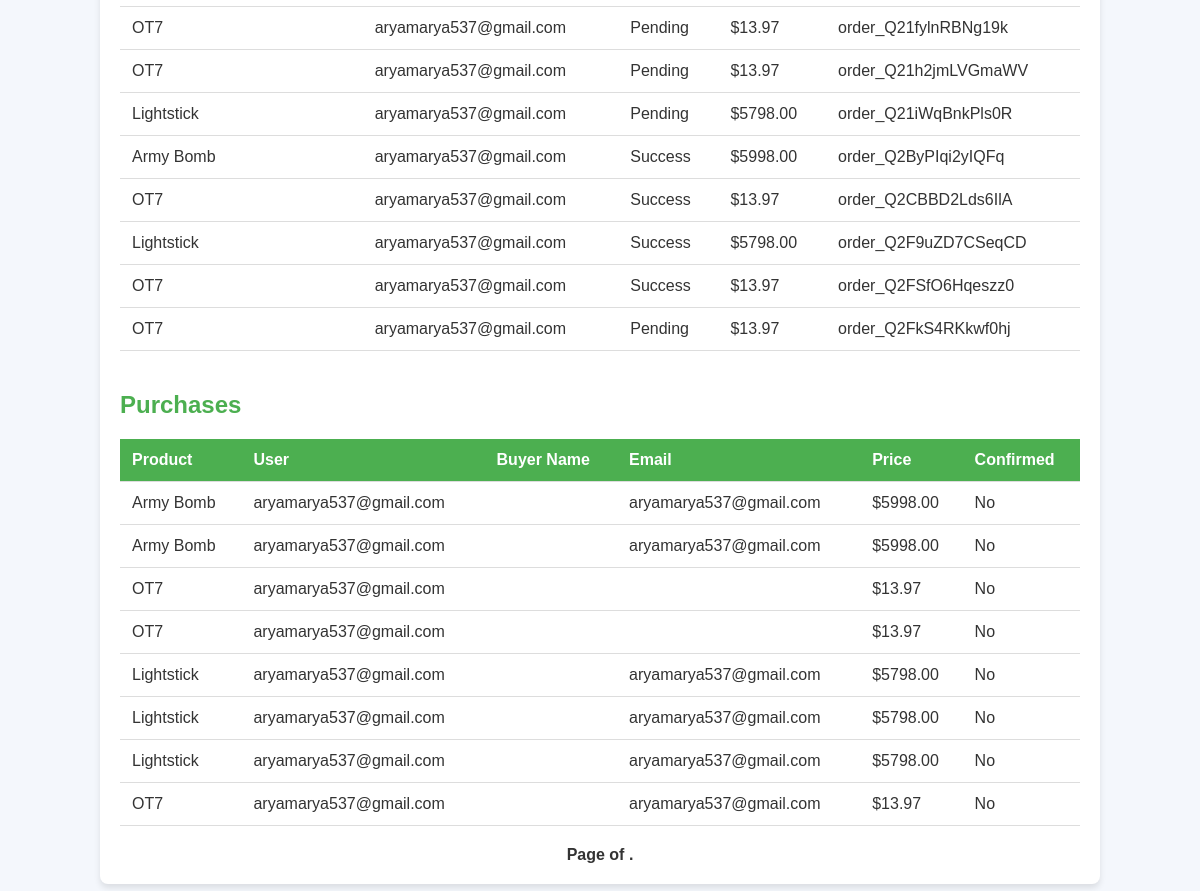
The app's page /booking-details/ (lower part), older data.
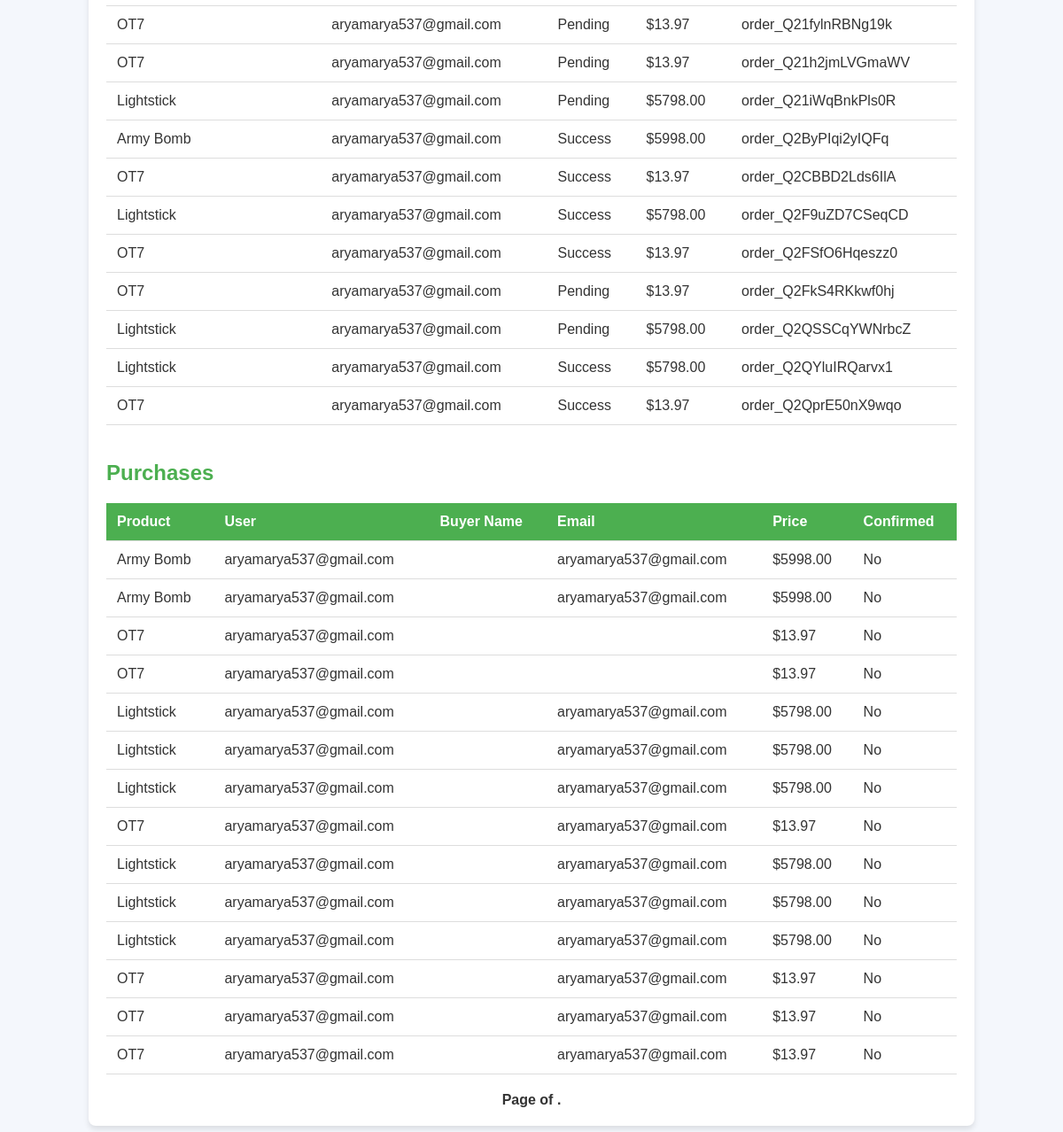
The same page, newer data.
### app/models.py (models this page shows, shortened)
class Order2(models.Model):
    user = models.ForeignKey(User, on_delete=models.CASCADE)
    product = models.ForeignKey(products, on_delete=models.CASCADE, related_name="orders", null=False)
    price = models.DecimalField(max_digits=10, decimal_places=2)  # Changed to DecimalField
    status = models.CharField(
        _("Payment Status"),
        default=PaymentStatus.PENDING,
        max_length=254,
        blank=False,
        null=False
    )
    provider_order_id = models.CharField(_("Order ID"), max_length=40, null=False, blank=False)
    payment_id = models.CharField(_("Payment ID"), max_length=36, null=False, blank=False)
    signature_id = models.CharField(_("Signature ID"), max_length=128, null=False, blank=False)

class products(models.Model):
    name = models.CharField(max_length=255)
    description = models.TextField()
    price = models.DecimalField(max_digits=10, decimal_places=2)
    image = models.ImageField()
    created_at = models.DateTimeField(auto_now_add=True)
    band = models.ForeignKey(Band, on_delete=models.CASCADE)

class Buy2(models.Model):
    user = models.ForeignKey(User, on_delete=models.CASCADE)
    product = models.ForeignKey(products, on_delete=models.CASCADE)
    buyer_name = models.CharField(max_length=100)
    address = models.TextField(Booking,null=True, blank=True)
    email = models.EmailField()
    price = models.DecimalField(max_digits=10, decimal_places=2 ,default=0.00)
    is_confirmed = models.BooleanField(default=False)
    order = models.ForeignKey(Order2, on_delete=models.CASCADE, null=True)

### app/views.py (the view)
# urls.py: path('booking-details/', views.ticket_booking_details, name='ticket_booking_details'),
def ticket_booking_details(request):
    bookings = Booking.objects.select_related('product', 'user').all()
    orders = Order2.objects.select_related('product', 'user').all()
    buys = Buy2.objects.select_related('product', 'user').all()
    context = {
        'bookings': bookings,
        'orders': orders,
        'buys': buys,
    }
    return render(request, 'shop/booking_details.html', context)

### templates/shop/booking_details.html (shortened to what this page needs)
<!DOCTYPE html>
<html lang="en">
<head>
</head>
<body>
    <div class="container">
        <div class="table-container">
            <table>
                <tbody>
                    {% for order in orders %}
                    <tr>
                        <td>{{ order.product.name }}</td>
                        <td>{{ order.user.username }}</td>
                        <td>{{ order.status }}</td>
                        <td>${{ order.price }}</td>
                        <td>{{ order.provider_order_id }}</td>
                    </tr>
                    {% endfor %}
                </tbody>
            </table>
        </div>
        <h2>Purchases</h2>
        <div class="table-container">
            <table>
                <thead>
                    <tr>
                        <th>Product</th>
                        <th>User</th>
                        <th>Buyer Name</th>
                        <th>Email</th>
                        <th>Price</th>
                        <th>Confirmed</th>
                    </tr>
                </thead>
                <tbody>
                    {% for buy in buys %}
                    <tr>
                        <td>{{ buy.product.name }}</td>
                        <td>{{ buy.user.username }}</td>
                        <td>{{ buy.buyer_name }}</td>
                        <td>{{ buy.email }}</td>
                        <td>${{ buy.price }}</td>
                        <td>{% if buy.is_confirmed %}Yes{% else %}No{% endif %}</td>
                    </tr>
                    {% endfor %}
                </tbody>
            </table>
        </div>
        <div class="pagination">
            <span class="step-links">
                <span class="current">
                    Page {{ tickets.number }} of {{ tickets.paginator.num_pages }}.
                </span>
            </span>
        </div>
    </div>
</body>
</html>

Row changes from the older to the newer data that the page shows:
added Order2: product.name "Lightstick", user.username "aryamarya537@gmail.com", status "Pending", price "5798.00", provider_order_id "order_Q2QSSCqYWNrbcZ"
added Order2: product.name "Lightstick", user.username "aryamarya537@gmail.com", status "Success", price "5798.00", provider_order_id "order_Q2QYluIRQarvx1"
added Order2: product.name "OT7", user.username "aryamarya537@gmail.com", status "Success", price "13.97", provider_order_id "order_Q2QprE50nX9wqo"
added Buy2: product.name "Lightstick", user.username "aryamarya537@gmail.com", email "aryamarya537@gmail.com", price "5798.00", is_confirmed "No"
added Buy2: product.name "Lightstick", user.username "aryamarya537@gmail.com", email "aryamarya537@gmail.com", price "5798.00", is_confirmed "No"
added Buy2: product.name "Lightstick", user.username "aryamarya537@gmail.com", email "aryamarya537@gmail.com", price "5798.00", is_confirmed "No"
added Buy2: product.name "OT7", user.username "aryamarya537@gmail.com", email "aryamarya537@gmail.com", price "13.97", is_confirmed "No"
added Buy2: product.name "OT7", user.username "aryamarya537@gmail.com", email "aryamarya537@gmail.com", price "13.97", is_confirmed "No"
added Buy2: product.name "OT7", user.username "aryamarya537@gmail.com", email "aryamarya537@gmail.com", price "13.97", is_confirmed "No"
